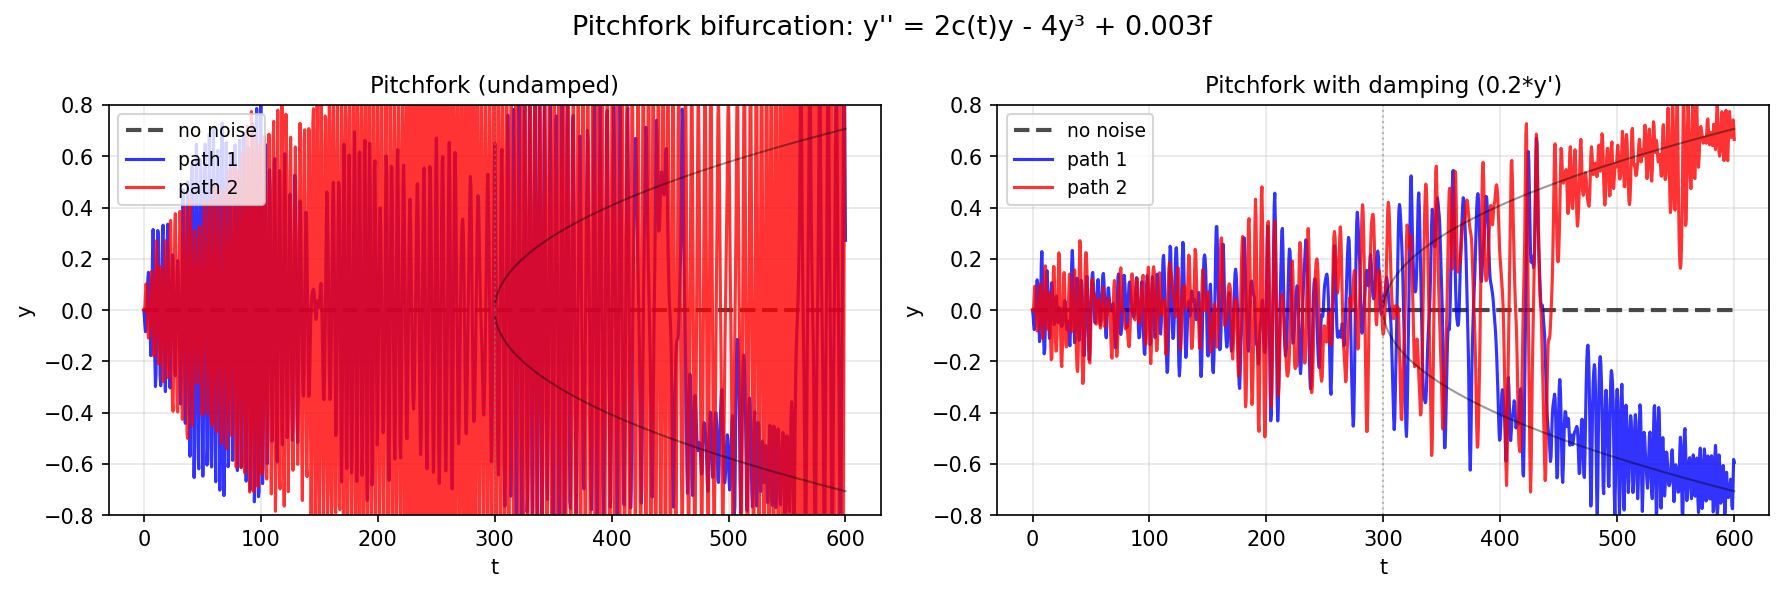

Write the Python code that produced this figure.
"""Pitchfork bifurcation triggered by noise.

Solves the second-order ODE
  y'' = 2*c(t)*y - 4*y^3 + 0.003*f(t)
with c(t) = -1 + t/300 slowly crossing zero, demonstrating pitchfork
bifurcation triggered by a small random forcing.

Following ode-random/Pitchfork.m (actually Bifurcation.m) by Nick Trefethen (May 2017).

Original MATLAB: https://www.chebfun.org/examples/ode-random/Pitchfork.html
"""

import matplotlib
matplotlib.use("Agg")
import matplotlib.pyplot as plt
import numpy as np
from scipy.integrate import solve_ivp
import sys, os
sys.path.insert(0, os.path.join(os.path.dirname(__file__), '..', '..', 'src'))

import chebfunjax as cj


def run():
    print("=" * 60)
    print("Pitchfork bifurcation triggered by noise")
    print("=" * 60)

    print("\nODE: y'' = 2*c(t)*y - 4*y^3 + eps*f(t)")
    print("c(t) = -1 + t/300, t in [0, 600]")
    print("Fixed points: y=0 (unstable for t>300), y=±sqrt(c/2) (stable for t>300)")

    domain = [0.0, 600.0]
    lam = 2.0
    eps = 0.003
    t_eval = np.linspace(0, 600, 1200)

    def solve_pitchfork(f_fn=None, damping=0.0):
        """Solve ODE y'' = 2*c(t)*y - 4*y^3 [+ damping*y'] + eps*f."""
        if f_fn is not None:
            # Sample the random function
            t_coarse = np.linspace(0, 600, 6000)
            f_coarse = np.array([float(f_fn(np.array(ti))) for ti in t_coarse])
        else:
            t_coarse = np.array([0.0, 600.0])
            f_coarse = np.array([0.0, 0.0])

        def rhs(t, y):
            ct = -1.0 + t / 300.0
            f_t = np.interp(t, t_coarse, f_coarse) if f_fn is not None else 0.0
            # y = [y0, y1=y']
            dydt = y[1]
            dy1dt = 2.0 * ct * y[0] - 4.0 * y[0]**3 + eps * f_t - damping * y[1]
            return [dydt, dy1dt]

        sol = solve_ivp(rhs, [0, 600], [0.0, 0.0], t_eval=t_eval,
                        method='RK45', rtol=1e-6, atol=1e-8,
                        max_step=0.5)
        return sol.y[0]

    # Without noise (dashed baseline)
    print("\nSolving undisturbed ODE (no noise)...")
    y0 = solve_pitchfork(f_fn=None, damping=0.0)
    print(f"  y(600) = {y0[-1]:.6f}  (should be ~0)")

    # With noise, no damping
    print("\nSolving with noise (lambda=2, no damping)...")
    f1 = cj.randnfun(lam, domain=domain, seed=1, big=True)
    f2 = cj.randnfun(lam, domain=domain, seed=2, big=True)
    y1 = solve_pitchfork(f_fn=f1, damping=0.0)
    y2 = solve_pitchfork(f_fn=f2, damping=0.0)
    print(f"  y1(600) = {y1[-1]:.4f}")
    print(f"  y2(600) = {y2[-1]:.4f}")

    # Check: solutions deviated from 0
    assert abs(y1[-1]) > 0.1 or abs(y2[-1]) > 0.1, \
        "Expected at least one path to deviate from y=0"
    print("  PASS: at least one path left the unstable y=0 branch")

    # With noise + damping
    print("\nSolving with noise and damping (0.2*y')...")
    y1d = solve_pitchfork(f_fn=f1, damping=0.2)
    y2d = solve_pitchfork(f_fn=f2, damping=0.2)
    print(f"  y1_damp(600) = {y1d[-1]:.4f}")
    print(f"  y2_damp(600) = {y2d[-1]:.4f}")

    # Stable branches (for t > 300, c(t) = (t-300)/300 > 0)
    t_stab = t_eval[t_eval > 300]
    c_stab = -1 + t_stab / 300.0
    branch_pos = np.sqrt(c_stab / 2.0)
    branch_neg = -np.sqrt(c_stab / 2.0)

    # --- Plot ---
    _here = os.path.dirname(os.path.abspath(__file__))
    fig, axes = plt.subplots(1, 2, figsize=(12, 4))

    # Panel 1: no damping
    axes[0].plot(t_eval, y0, 'k--', linewidth=2, alpha=0.7, label='no noise')
    axes[0].plot(t_eval, y1, 'b-', linewidth=1.5, alpha=0.8, label='path 1')
    axes[0].plot(t_eval, y2, 'r-', linewidth=1.5, alpha=0.8, label='path 2')
    axes[0].plot(t_stab, branch_pos, 'k-', linewidth=1, alpha=0.4)
    axes[0].plot(t_stab, branch_neg, 'k-', linewidth=1, alpha=0.4)
    axes[0].axvline(300, color='gray', linestyle=':', linewidth=1, alpha=0.5)
    axes[0].set_title("Pitchfork (undamped)", fontsize=11)
    axes[0].set_xlabel("t"); axes[0].set_ylabel("y")
    axes[0].set_ylim([-0.8, 0.8])
    axes[0].legend(fontsize=9); axes[0].grid(True, alpha=0.3)

    # Panel 2: with damping
    axes[1].plot(t_eval, y0, 'k--', linewidth=2, alpha=0.7, label='no noise')
    axes[1].plot(t_eval, y1d, 'b-', linewidth=1.5, alpha=0.8, label='path 1')
    axes[1].plot(t_eval, y2d, 'r-', linewidth=1.5, alpha=0.8, label='path 2')
    axes[1].plot(t_stab, branch_pos, 'k-', linewidth=1, alpha=0.4)
    axes[1].plot(t_stab, branch_neg, 'k-', linewidth=1, alpha=0.4)
    axes[1].axvline(300, color='gray', linestyle=':', linewidth=1, alpha=0.5)
    axes[1].set_title("Pitchfork with damping (0.2*y')", fontsize=11)
    axes[1].set_xlabel("t"); axes[1].set_ylabel("y")
    axes[1].set_ylim([-0.8, 0.8])
    axes[1].legend(fontsize=9); axes[1].grid(True, alpha=0.3)

    fig.suptitle("Pitchfork bifurcation: y'' = 2c(t)y - 4y³ + 0.003f", fontsize=13)
    fig.tight_layout()
    fig.savefig(os.path.join(_here, "pitchfork.png"), dpi=150, bbox_inches="tight")
    plt.close(fig)

    print("\nAll checks passed.")
    return True


if __name__ == "__main__":
    run()
